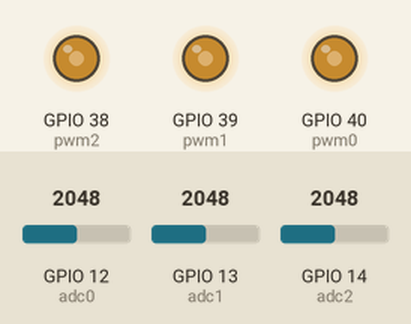
The program below on a simulated ESP32 board running MicroPython. Parts: output pins drawn as LEDs (lit = HIGH). The test bench sets the inputs (shaded band); at power-on: GPIO 12 (adc0) = 2048, GPIO 13 (adc1) = 2048, GPIO 14 (adc2) = 2048 (analog values on the 0–4095 scale).

Above: at 1.2 s.
1.3 s: GPIO 12 (adc0) set to 1228
At 1.6 s:
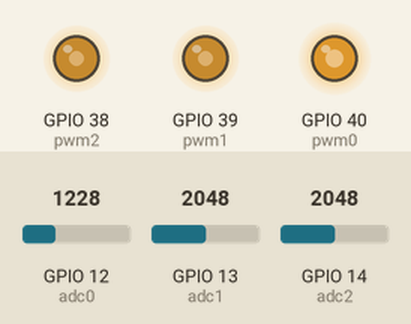
2.8 s: GPIO 13 (adc1) set to 1228
At 4.0 s:
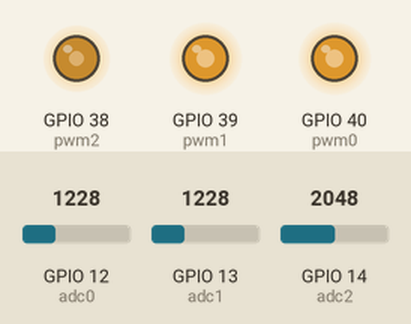
4.3 s: GPIO 14 (adc2) set to 1228
At 5.3 s:
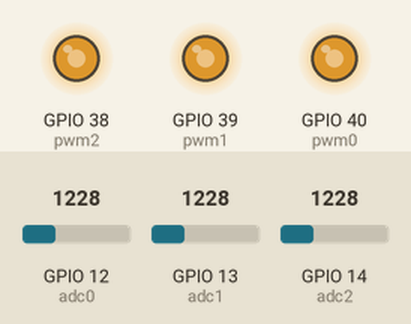
5.8 s: GPIO 12 (adc0) set to 491
At 6.6 s:
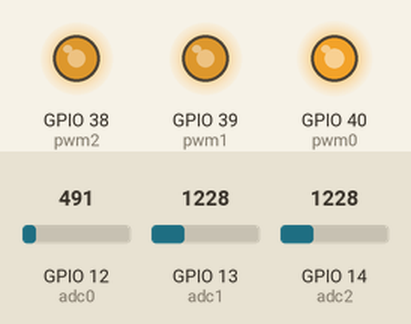
7.3 s: GPIO 13 (adc1) set to 491
At 7.9 s:
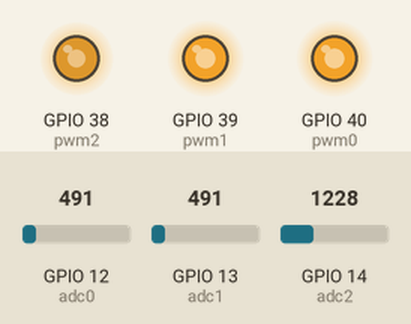
8.8 s: GPIO 14 (adc2) set to 491
At 9.1 s:
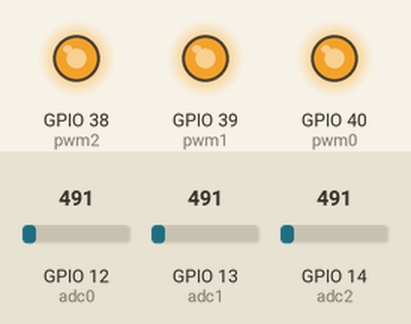
Timing chart, 0 to 11.3 s (numbered marks = the images above; inputs shaded):
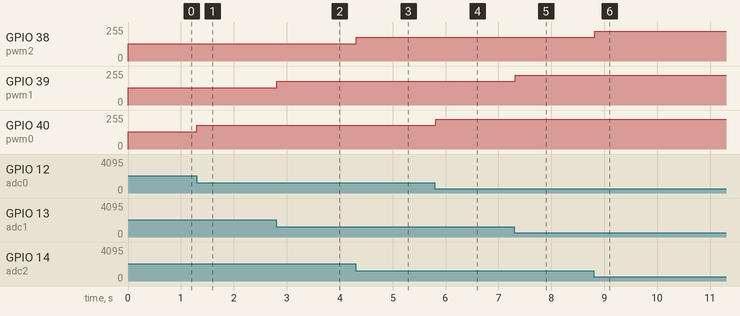

Measured:
- after the input at 1.3 s, GPIO 40 (pwm0): 128/255 → 179/255 at once
- after the input at 2.8 s, GPIO 39 (pwm1): 128/255 → 179/255 at once
- after the input at 4.3 s, GPIO 38 (pwm2): 128/255 → 179/255 at once
- after the input at 5.8 s, GPIO 40 (pwm0): 179/255 → 225/255 at once
- after the input at 7.3 s, GPIO 39 (pwm1): 179/255 → 225/255 at once
- after the input at 8.8 s, GPIO 38 (pwm2): 179/255 → 225/255 at once

The program:

Soft_Colorful_Light.py
```python
from machine import Pin,PWM,ADC
import time

pwm0=PWM(Pin(40,Pin.OUT),10000)
pwm1=PWM(Pin(39,Pin.OUT),10000)
pwm2=PWM(Pin(38,Pin.OUT),10000)
adc0=ADC(Pin(12))
adc1=ADC(Pin(13))
adc2=ADC(Pin(14))
adc0.atten(ADC.ATTN_11DB)
adc1.atten(ADC.ATTN_11DB)
adc2.atten(ADC.ATTN_11DB)
adc0.width(ADC.WIDTH_12BIT)
adc1.width(ADC.WIDTH_12BIT)
adc2.width(ADC.WIDTH_12BIT)

def remap(value,oldMin,oldMax,newMin,newMax):
    return int((value)*(newMax-newMin)/(oldMax-oldMin))

try:
    while True:
        pwm0.duty(1023-remap(adc0.read(),0,4095,0,1023))
        pwm1.duty(1023-remap(adc1.read(),0,4095,0,1023))
        pwm2.duty(1023-remap(adc2.read(),0,4095,0,1023))
        time.sleep_ms(100)
except:
    pwm0.deinit()
    pwm1.deinit()
    pwm2.deinit()
```
